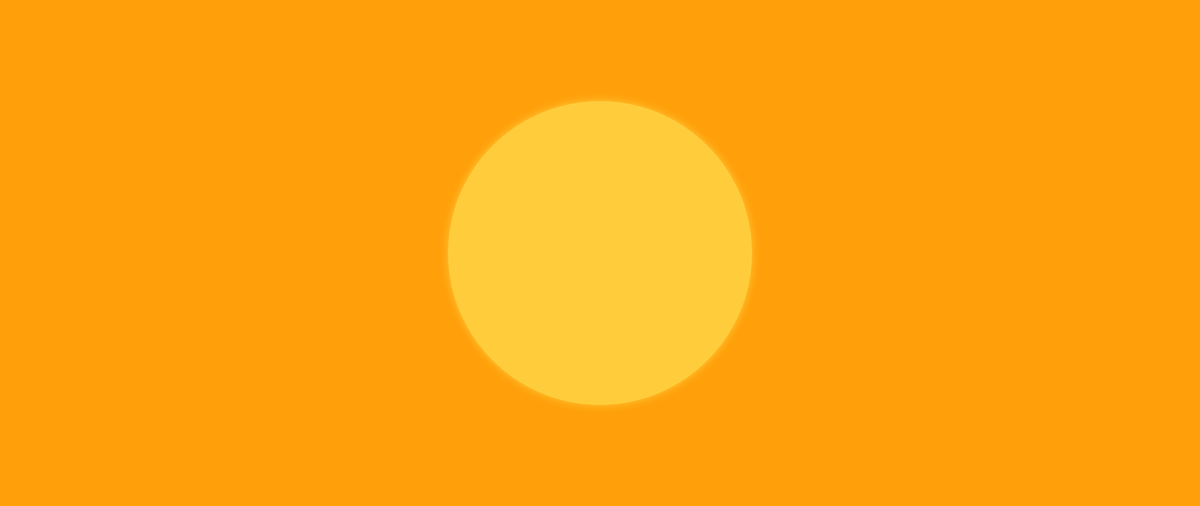
Frame 1 (no input)
Frame 2 (the mouse pressed at the canvas centre, redrawn once): identical to frame 1, image omitted

The Processing sketch that drew this single still picture (run headless with seeded random() and noise(); the mouse was pressed at the canvas centre and the sketch redrawn once):

// Processing sketch: dune
// ── dune.pde
// Manuale di Programmazione Cinematografica
// Daniele Olmisani, 2016

// Dune


final color PAPER = color(255, 160, 10);
final color INK = color(255, 205, 60);


void setup() {
  size(2560, 1080);
  noLoop();
}


void draw() {
  
  translate(width/2.0, height/2.0);
  
  background(PAPER);
  
  fill(INK);
  noStroke();
  
  float s = 0.6 * min(width, height);
  
  ellipse(0, 0, s, s);
  filter(BLUR, 8);
  ellipse(0, 0, s, s);
  
  save("dune.png");
}
